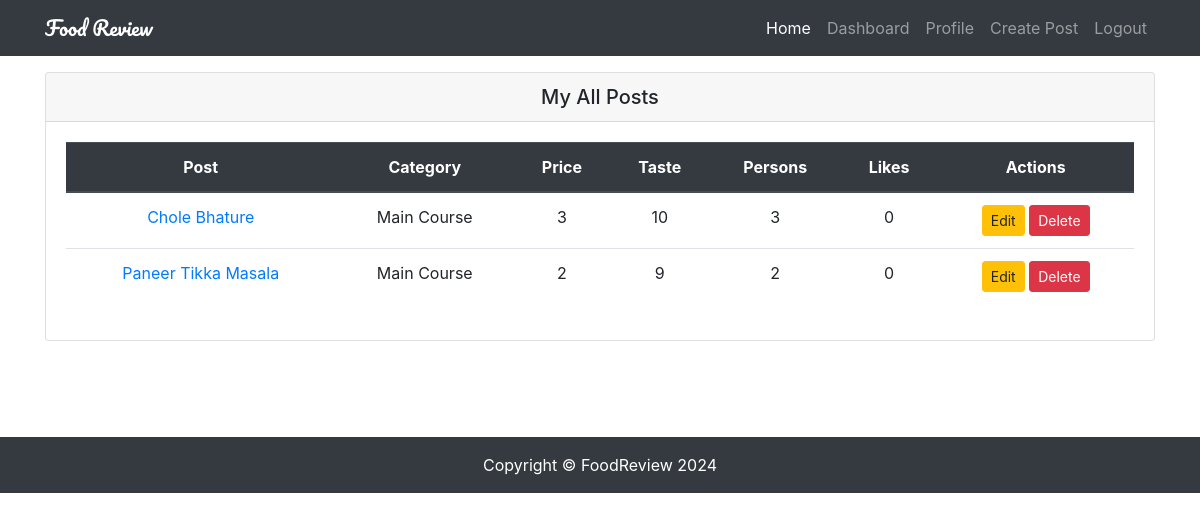
The page /dashboard/myposts/ (signed in) on the database its author committed.
### restaurants/models.py (models this page shows, shortened)
class Restaurant(models.Model):
    user = models.ForeignKey(User, on_delete=models.CASCADE)
    title = models.CharField(max_length=120)
    image = models.ImageField(upload_to='restaurants/')
    categories = models.CharField(max_length=120)
    location = models.CharField(max_length=120)
    price = models.IntegerField()
    vat = models.PositiveIntegerField(default=0)
    taste = models.PositiveIntegerField(choices=choices)
    persons = models.PositiveIntegerField(choices=choices)
    details = models.TextField()
    slug = models.SlugField(unique=True, blank=True)
    likes = models.ManyToManyField(User, related_name='post_likes', blank=True)
    views = models.IntegerField(default=0,blank=True)
    created_at = models.DateTimeField(auto_now_add=True)
    updated_at = models.DateTimeField(auto_now=True)
    is_active = models.BooleanField(default=True)
    def likes_count(self):
        return self.likes.count()

### restaurants/views.py (the view)
# urls.py: path('dashboard/myposts/', MyPostView.as_view(), name='my_posts'),
class MyPostView(LoginRequiredMixin, ListView):
    template_name = 'restaurants/my_posts.html'
    def get_queryset(self):
        return Restaurant.objects.filter(user=self.request.user)

### restaurants/context_processor.py (called while the page is built)
def categories(request):
    cat_list = []
    all_cat = Restaurant.objects.all()
    for cat in all_cat:
        name_list = cat.categories.split(',')
        for item in name_list:
            cat_list.append(item)
    cat_dict = {'categories': set(cat_list)}
    return cat_dict

def user_liked_posts(request):
    if request.user.is_authenticated:
        posts = Restaurant.objects.filter(likes=request.user.id)
        return {'user_liked_posts': posts}
    else:
        return {'user_liked_posts': None}

def recent_posts(request):
    posts = Restaurant.objects.all().order_by('-created_at')[:5]
    return {'recent_posts': posts}

### templates/restaurants/my_posts.html (shortened to what this page needs)
{% extends 'base.html' %}
{% block content %}
<div class="row my-3 mb-5">
    <div class="col-md-12 mb-5">
        <div class="card">
            <h5 class="card-header text-center">My All Posts</h5>
            <div class="card-body">
                {% if object_list %}
                <table class="table text-center">
                    <thead class="thead-dark">
                        <tr>
                            <th scope="col">Post</th>
                            <th scope="col">Category</th>
                            <th scope="col">Price</th>
                            <th scope="col">Taste</th>
                            <th scope="col">Persons</th>
                            <th scope="col">Likes</th>
                            <th scope="col">Actions</th>
                        </tr>
                    </thead>
                    <tbody>
                        {% for obj in object_list %}
                        <tr>
                            <td><a href="{% url 'detail' obj.slug %}">{{ obj.title }}</a></td>
                            <td>{{ obj.categories }}</td>
                            <td>{{ obj.price }}</td>
                            <td>{{ obj.taste }}</td>
                            <td>{{ obj.persons }}</td>
                            <td>{{ obj.likes_count }}</td>
                            <td>
                                <a class="btn btn-warning btn-sm" href="{% url 'update' obj.slug %}" role="button">Edit</a>
                                <a class="btn btn-danger btn-sm" href="{% url 'delete' obj.slug %}" role="button">Delete</a>
                            </td>
                        </tr>
                        {% endfor %}
                    </tbody>
                </table>
                {% else %}
                <p>You have not any post yet !! <a href="{% url 'create' %}">Create a new one..</a></p>
                {% endif %}
            </div>
        </div>
    </div>
</div>
{% endblock content %}

### static/restaurants/css/style.css (style rules this page uses)
body { padding-top: 56px; }

### rows shown on the page
Restaurant: title "Chole Bhature", categories "Main Course", price "3", taste "10", persons "3", likes_count "0"
Restaurant: title "Paneer Tikka Masala", categories "Main Course", price "2", taste "9", persons "2", likes_count "0"
